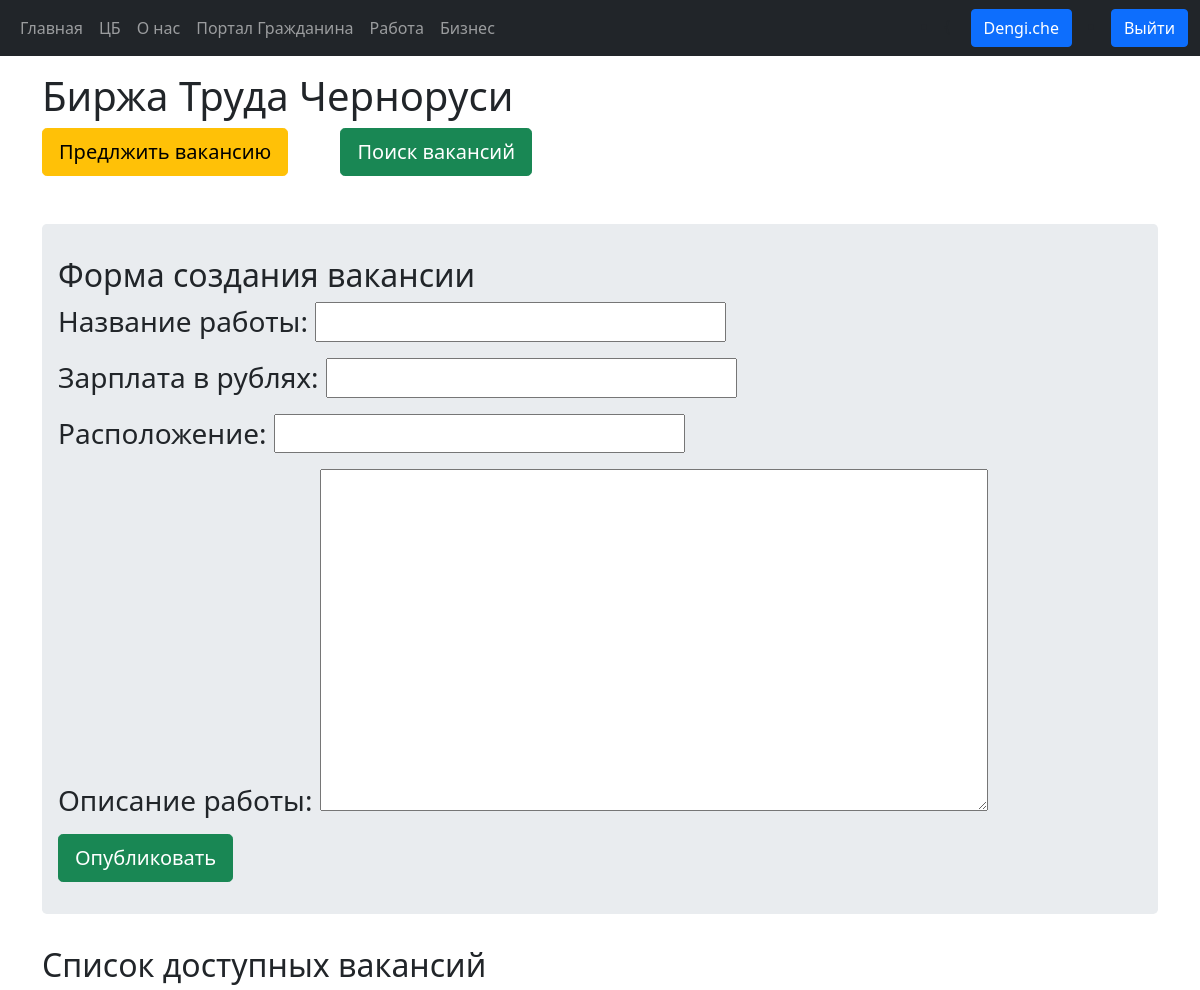
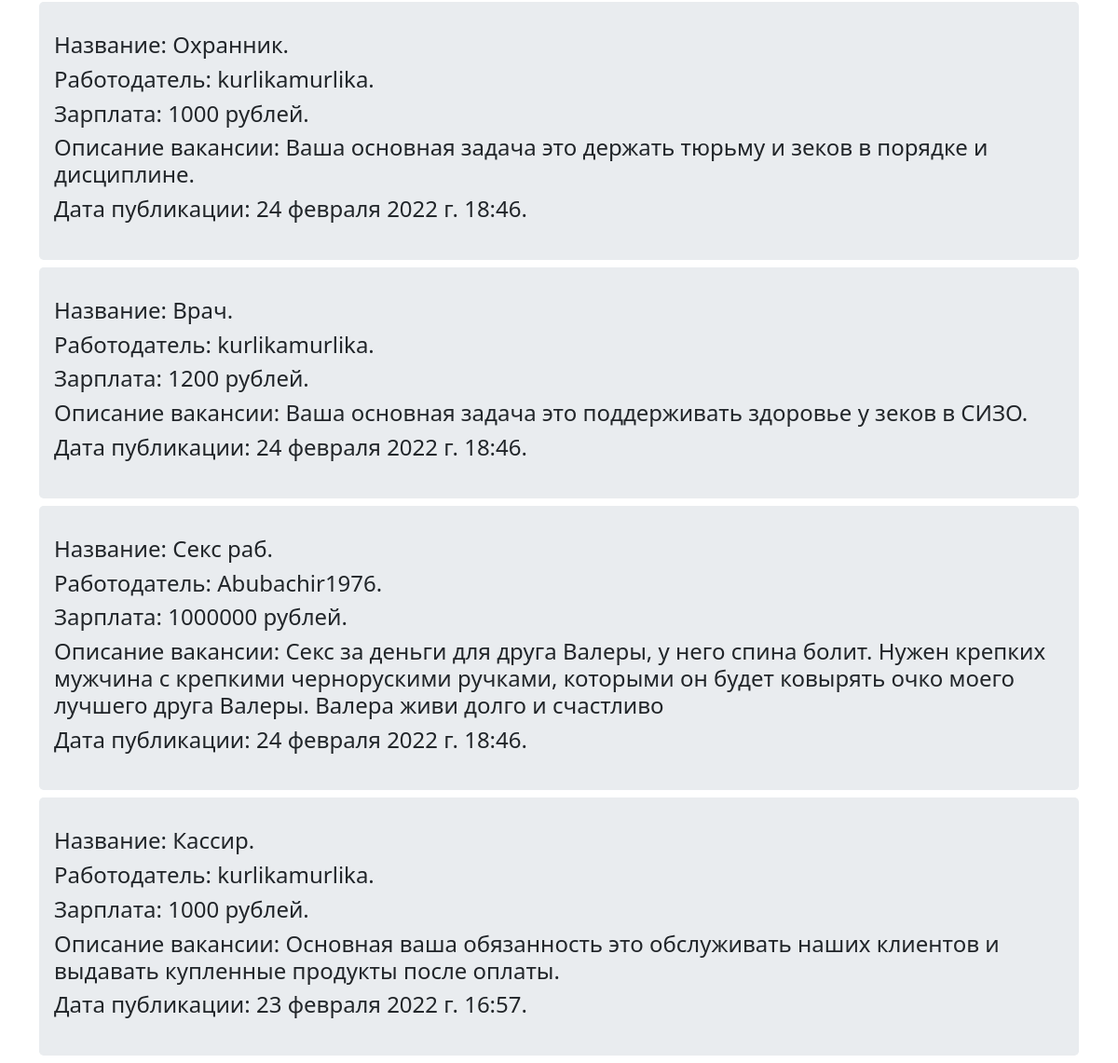
The page /jobs/ (signed in) on the database its author committed (2 pictures, top to bottom).
### bank/models.py (models this page shows, shortened)
class JobOffer(models.Model):
    employer = models.ForeignKey(User, on_delete=models.CASCADE)
    job_name = models.CharField(max_length=50)
    salary = models.IntegerField(default=0)
    location = models.CharField(max_length=100, default='Черногорск')
    description = models.TextField()
    pub_time = models.DateTimeField(default=timezone.now)

### bank/views.py (the view)
# urls.py: path('jobs/', views.jobs, name='jobs'),
def jobs(request):
    form = JobOfferForm(request.POST or None)
    job_list = JobOffer.objects.order_by('-pub_time')
    jobs_dict = {
        'form': form,
        'job_list': job_list,
    }
    if form.is_valid():
        job_offer = form.save(commit=False)
        job_offer.employer = request.user
        job_offer.pub_time = timezone.now()
        job_offer.save()
        return HttpResponseRedirect(reverse('bank:index'))
    return render(request, 'bank/jobs.html', context=jobs_dict)

### bank/forms.py
class JobOfferForm(forms.ModelForm):
    job_name = forms.CharField(label='Название работы')
    salary = forms.IntegerField(min_value=0, label='Зарплата в рублях')
    location = forms.CharField(label="Расположение")
    description = forms.CharField(widget=forms.Textarea, label="Описание работы")
    class Meta:
        model = JobOffer
        exclude = ('employer', 'pub_time',)

### bank/templates/bank/jobs.html (shortened to what this page needs)
<!DOCTYPE html>
{% extends 'bank/base.html' %}
{% block body_content %}
    <h1>Биржа Труда Черноруси</h1>
    <div class="mb-5">
        <a class="btn btn-warning btn-lg" href="#job-offer">Предлжить вакансию</a>
        <a class="btn btn-success btn-lg mx-5" href="#job-list">Поиск вакансий</a>
    </div>
    <div class="jumbotron" id="job-offer">
        <h2>Форма создания вакансии</h2>
        <form method="post">
            <h3>{{ form.as_p }}</h3>
            <button type="submit" class="btn btn-success btn-lg">Опубликовать</button>
        </form>
    </div>
    <div id="job-list">
        <h2>Список доступных вакансий</h2>
        {% for job in job_list %}
            <div class="jumbotron my-2">
                <h4>Название: {{ job.job_name }}.</h4>
                <h4>Работодатель: {{ job.employer.username }}.</h4>
                <h4>Зарплата: {{ job.salary }} рублей.</h4>
                <h4>Описание вакансии: {{ job.description }}</h4>
                <h4>Дата публикации: {{ job.pub_time }}.</h4>
            </div>
        {% endfor %}
    </div>
{% endblock %}

### bank/templates/bank/base.html (shortened to what this page needs)
<!DOCTYPE html>
<html lang="ru">
<head>
    <link href="https://cdn.jsdelivr.net/npm/bootstrap@5.1.2/dist/css/bootstrap.min.css" rel="stylesheet">
</head>
<body>
{% load static %}
<link href="{% static 'bank/style.css' %}" rel="stylesheet">
<nav class="navbar navbar-expand-sm bg-dark navbar-dark">
        <div class="container-fluid">
            <ul class="navbar-nav">
                <li class="nav-item">
                    <a class="nav-link" href="{% url 'bank:index' %}">Главная</a>
                </li>
                <li class="nav-item">
                    <a class="nav-link" href="{% url 'bank:send' %}">ЦБ</a>
                </li>
                <li class="nav-item">
                    <a class="nav-link" href="{% url 'bank:about_us' %}">О нас</a>
                </li>
                <li class="nav-item">
                    <a class='nav-link' href="{% url 'bank:citizen' %}">Портал Гражданина</a>
                </li>
                <li class="nav-item">
                    <a class='nav-link' href="{% url 'bank:jobs' %}">Работа</a>
                </li>
                <li class="nav-item">
                    <a class='nav-link' href="{% url 'bank:business_management' %}">Бизнес</a>
                </li>
            </ul>
            <div class="d-flex">
                {% if user.is_authenticated %}
                    <li class="nav-item">{
                        <a class="btn btn-primary mx-3" href="{% url 'bank:profile' user.id%}">{{ user.get_username }}</a></li>
                    <li class="nav-item">
                        <a class="btn btn-primary" href="{% url 'logout'%}?next={{request.path}}">Выйти</a>
                    </li>
                {% endif %}
            </div>
        </div>
</nav>
<div class="container mt-3">
{% if user.is_authenticated %}
{% block body_content %}
{% endblock %}
{% else %}
<h1>Войдите в аккаунт для дальнейшего использования</h1>
{% endif %}
</div>
</body>
</html>

### bank/static/bank/style.css (style rules this page uses)
.jumbotron { padding: 2rem 1rem; margin-bottom: 2rem; background-color: #e9ecef; border-radius: .3rem; }

### rows shown on the page
JobOffer: job_name "Охранник", employer.username "kurlikamurlika", salary "1000", description "Ваша основная задача это держать тюрьму и зеков в порядке и дисциплине.", pub_time "24 февраля 2022 г. 18:46"
JobOffer: job_name "Врач", employer.username "kurlikamurlika", salary "1200", description "Ваша основная задача это поддерживать здоровье у зеков в СИЗО.", pub_time "24 февраля 2022 г. 18:46"
JobOffer: job_name "Секс раб", employer.username "Abubachir1976", salary "1000000", description "Секс за деньги для друга Валеры, у него спина болит. Нужен крепких мужчина с крепкими чернорускими ручками, которыми он будет ковырять очко моего лучшего друга Валеры. Валера живи долго и счастливо", pub_time "24 февраля 2022 г. 18:46"
JobOffer: job_name "Кассир", employer.username "kurlikamurlika", salary "1000", description "Основная ваша обязанность это обслуживать наших клиентов и выдавать купленные продукты после оплаты.", pub_time "23 февраля 2022 г. 16:57"

### other values the page prints
{{ user.get_username }} "Dengi.che"
